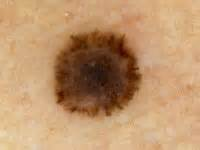
%> input picture test3.jpg, 200 x 150 px
$ octave --eval "result = initlevelset(imread('test3.jpg'));"   (GNU Octave 9; MATLAB toolbox functions it lacks are replaced by stand-ins)
%> lines starting %> are read from the running program, lines starting %| are printed output that depends on the picture; in (x1, y1, x2, y2) boxes, pixels count from 0 and x2, y2 are one past the last pixel; in counts of white or black regions, pixels touching at a corner belong together; the program's own positions count from 1
function [phi0,mask] = initlevelset(I,varargin)
%% Script: m = initlevelset(I,type)
% m = initCVmask(I,'type','radius',[#,#],'density',[#,#]);
% Description: Initializes a mask for the Chan-Vese algorithm
% Example:
% Required Functions:
% INPUTS ----------------------------------------------------------------
% I: matrix containing image or image dimensions ([# rows, # cols])
% varargin - 'PropertyName','PropertyValue'
%   'type': string indicating type of mask
%     'small': small oval in the center of the page (radius = 10% of
%     pixel width and height)
%     'medium': medium oval in the center of the page (radius = 25% of
%     pixel width and height)
%     'large': large oval in the center of the page (radius = 50% of
%     pixel width and height)
%     'diamonds':
%     'circles': default
%     M x N matirx containing mask -- output will be levelset
%   'radius': one or two element vector containing the integer(s)
%   indicating radius of the circle(s) in the mask
%   'density': [1 x 2] matrix of the density of mask elements one would
%   like in the rows (1) and columns (2) -- used in 'circles'
% OUTPUTS ---------------------------------------------------------------
%
%
%  Date           Author            E-mail                      Version
%  02 May 2012    Amanda Gaudreau   amanda.gaudreau@gmail.com     1

PropertyNames = lower(varargin(1:2:length(varargin)));
%> PropertyNames = {}
PropertyVal = varargin(2:2:length(varargin));
%> PropertyVal = {}

if strmatch('type',PropertyNames)
  type = PropertyVal{strmatch('type',PropertyNames)};
else
  type = 'circles';
end

%% Function based off of Yue Wu's 2009 Tuft's CV algorithm (maskcircle2.m)
if ischar(type)
  if sum(size(I)) == 2
    [M,N] = I;
  elseif size(I,3)~=3
    temp = double(I(:,:,1));
    [M,N] = size(temp);
  else
    temp = double(rgb2gray(I));
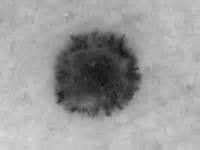
%> temp: size 150x200 double; min 17, max 218, mean 156
    [M,N] = size(temp);
%> M = 150; N = 200
  end

  % Algorithm Specifictions
  if strmatch('radius',PropertyNames)
    r = PropertyVal{strmatch('radius',PropertyNames)};
    if length(size(r)) == 2
      rx = r; ry = r;
    elseif length(size(r)) > 2
      rx = r(1); ry = r(2);
    end
  else
    switch lower (type)
      case 'small' % Ellipse with radius == 10% of picture H and W
        rx = M*0.1;
        ry = N*0.1;
      case 'medium' % Ellipse with radius == 25% of picture H and W
        rx = M*0.25;
        ry = N*0.25;
      case 'large' % Ellipse with radius == 50% of picture H and W
        rx = M*0.5;
        ry = N*0.5;
      case 'diamonds'
        rx = 20;
      case 'circles'
        rx = 20;
    end
  end

  if strmatch('density',PropertyNames)
    d = PropertyVal{strmatch('density',PropertyNames)};
    dx = d(1); dy = d(2);
  else
    dx = 5; dy = 5;
  end

  cx = M/2; %centers phi0 at center of x axis
%> cx = 75
  cy = N/2; %centers phi0 at center of y axis
%> cy = 100
  x = repmat([1:M]',1,N); %creates a matrix that is szx by szy has all columns == row number i => aij = i
  y = repmat([1:N],M,1); %creates a matrix that is szx by szy has all columns == column number j => aij = j

  switch lower (type)
    case 'diamonds'
      mask = zeros(round(ceil(max(M,N)/(2*(rx+1)))*3*(rx+1)));
      siz = size(mask,1);
      sx = round(siz/2);
      i = 1:round(siz/(2*(rx+1)));
      j = 1:round(0.9*(siz/(2*(rx+1))));
      j = j-round(median(j));
      mask(sx+2*j*(rx+1),(2*i-1)*(rx+1)) = 1;
      se = strel('disk',rx);
      mask = imdilate(mask,se);
      mask = mask(round(siz/2-M/2-6):round(siz/2-M/2-6)+M-1,round(siz/2-N/2-6):round(siz/2-N/2-6)+N-1);
    case 'circles'
      phi0 = Inf * ones(M,N);
      mask = zeros(M,N);
      for ch = 1:dx
        for cv = 1:dy
          h = 1 * (sqrt((y - (ch*N / (dx+1))).^2 + (x - (cv*M / (dy+1))).^2) - rx);
          phi0 = min(phi0, h);
        end
      end
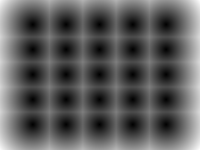
%> phi0: size 150x200 double; min -20, max 21.67, mean -4.8; drawn with min black and max white
  end

  if ~exist('mask','var')
    mask = zeros(size(temp));
    %m((x-cx).^2+(y-cy).^2<min(rx,ry).^2) = 1; %Gives circular boundary
    mask(ry^2.*(x-cx).^2+rx^2.*(y-cy).^2<(rx^2*ry^2)) = 1; %Gives elliptical boundary
    tem(:,:,1) = mask;
    tem(:,:,2) = mask;
    mask = tem;
  else
    tem(:,:,1) = mask;
%> tem: size 150x200 double; every value is 0
    M = padarray(mask,[floor(2/3*rx),floor(2/3*rx)],0,'post');
    tem(:,:,2) = M(floor(2/3*rx)+1:end,floor(2/3*rx)+1:end);
    mask = tem;
  end
else
  mask = type;
end

if ~exist('phi0');
  phi0 = bwdist(mask(:,:,1))-bwdist(1-mask(:,:,1))+im2double(mask(:,:,1))-.5;
end;
mask = zeros(size(phi0));
mask(phi0 >= 0) = 1;
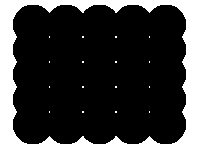
%> mask: size 150x200 double; values 0 (black) and 1 (white), 23.9% white; 17 white regions (16 under 20 px), largest, box (x1, y1, x2, y2) and area: (0, 0, 200, 150) 7113
end
